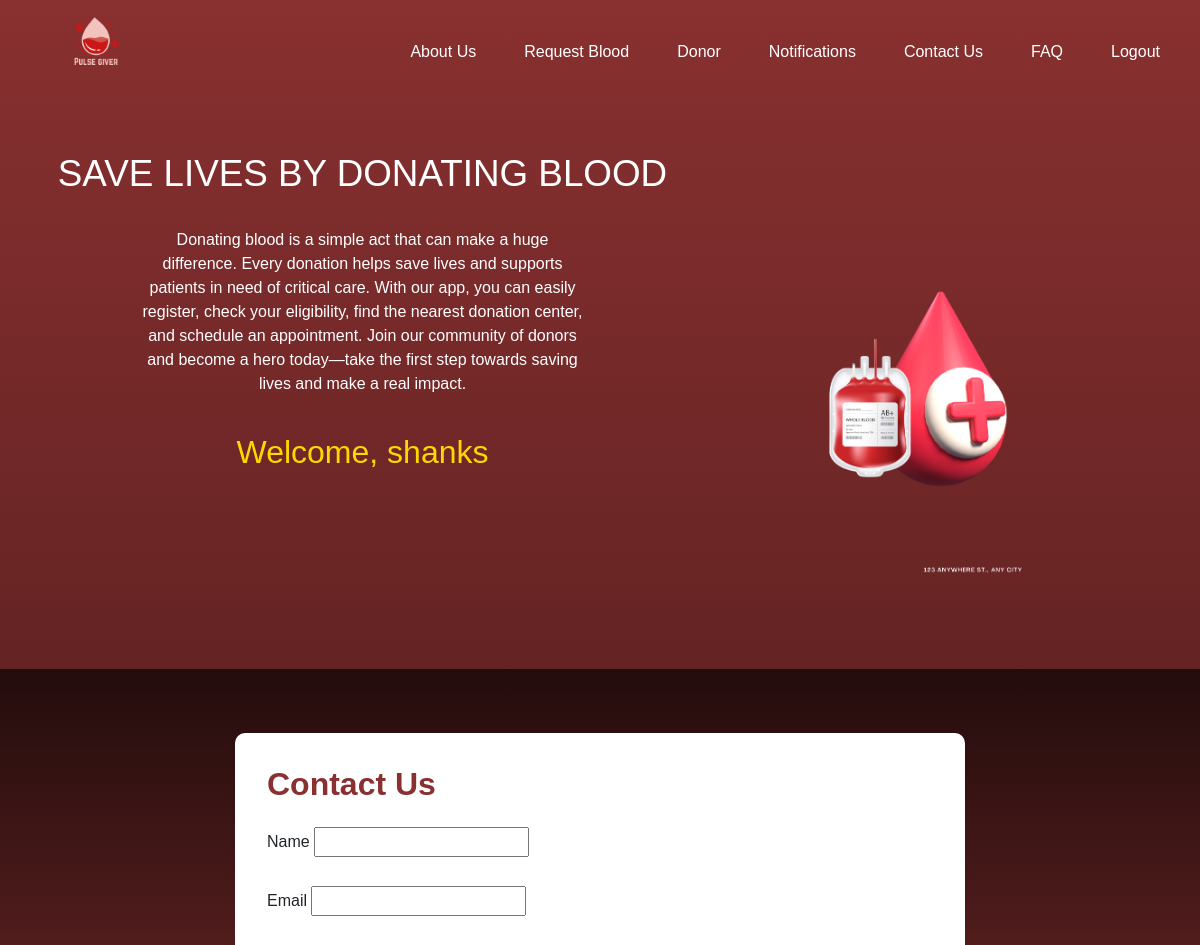
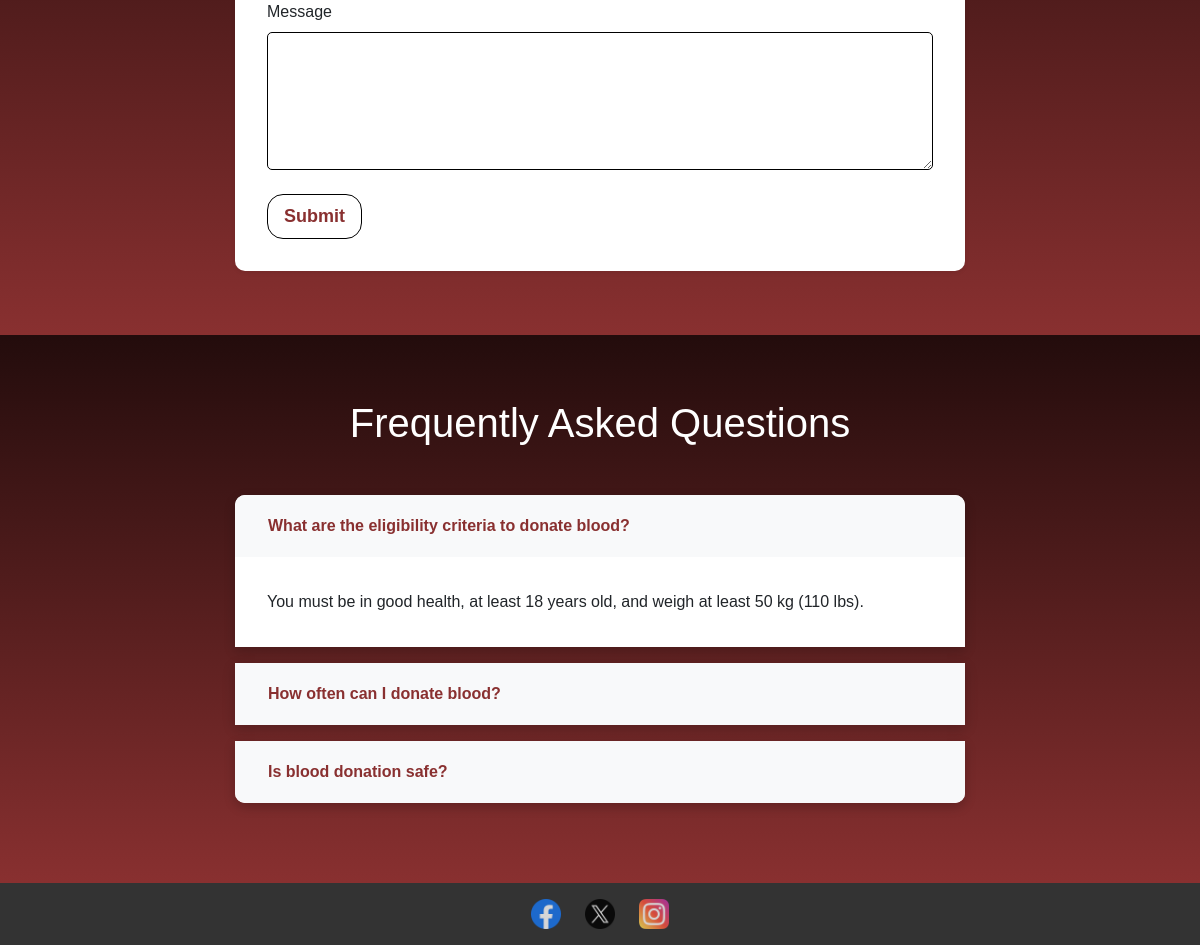
Page / (signed in) on the committed database (2 pictures, top to bottom).
### donation/models.py (models this page shows, shortened)
class CustomUser(AbstractBaseUser, PermissionsMixin):
    username = models.CharField(max_length=150, unique=True)
    email = models.EmailField(unique=True)
    phone = models.CharField(max_length=20, unique=True)
    date_joined = models.DateTimeField(auto_now_add=True)
    is_active = models.BooleanField(default=True)
    is_staff = models.BooleanField(default=False)
    objects = CustomUserManager()
    USERNAME_FIELD = 'email'
    REQUIRED_FIELDS = ['username', 'phone']

class FAQ(models.Model):
    question = models.CharField(max_length=255)
    answer = models.TextField()

### donation/views.py (the view)
# urls.py: 2. Add a URL to urlpatterns:  path('', views.home, name='home')
def home(request):
    success_message = None
    if request.method == 'POST':
        form = ContactForm(request.POST)
        if form.is_valid():
            form.save()
            success_message = "Your message has been successfully submitted. We will get back to you shortly."
            form = ContactForm()  # Reset the form after successful submission
    else:
        form = ContactForm()
    faqs = FAQ.objects.all()
    context = {
        'form': form,
        'success_message': success_message,
        'faqs': faqs,  # Pass the FAQs to the context
    }
    return render(request, 'donation/home.html', context)

### donation/forms.py
class ContactForm(forms.ModelForm):
    class Meta:
        model = ContactMessage
        fields = ['name', 'email', 'message']

### templates/donation/home.html (shortened to what this page needs)
{% extends 'base.html' %}
{% load static %}
{% block content %}
<main class="main-section">
    <div class="container">
        <div class="row custom-row h-100 custom-row" >
            <div class="col-lg-7 col-md-7 col-xl-7 col-xxl-7 text-center">
                <h1>SAVE LIVES BY DONATING BLOOD</h1>
                <p>Donating blood is a simple act that can make a huge difference. Every donation helps save lives and supports patients in need of critical care. With our app, you can easily register, check your eligibility, find the nearest donation center, and schedule an appointment. Join our community of donors and become a hero today—take the first step towards saving lives and make a real impact.</p>
                {% if user.is_authenticated %}
                    <p class="text-white welcome-username">Welcome, {{ user.username }}</p>
                {% else %}
                    <a class="btn  btn-lg main-btn" href="{% url 'signup' %}">Sign Up</a>
                {% endif %}
            </div>
            <div class="col-lg-5 col-md-5 col-xl-5 col-xxl-5 text-center ">
                <img src="{% static 'donation/img/homepageImg.png' %}" alt="Blood Bag" class="homeImg img-fluid">
            </div>
        </div>
    </div>
</main>
<section class="section-contact">
    <div class="container">
        <div class="row justify-content-center">
            <div class="col-lg-8">
                <div class="card shadow-sm">
                    <div class="card-body">
                        <h2 class="card-title mb-4">Contact Us</h2>
                        <form method="post" action="{% url 'home' %}" class="contact-form">
                            <div class="form-group">
                                <label for="id_name">Name</label>
                                {{ form.name }}
                            </div>
                            <div class="form-group">
                                <label for="id_email">Email</label>
                                {{ form.email }}
                            </div>
                            <div class="form-group">
                                <label for="id_message" class="message-box-label">Message</label>
                                <textarea class="form-control message-box" id="id_message" name="message" rows="5" required></textarea>
                            </div>
                            <button type="submit" class="btn login-btn1">Submit</button>
                        </form>
                    </div>
                </div>
            </div>
        </div>
    </div>
</section>
<section class="section-faq">
    <div class="container">
        <div class="row justify-content-center">
            <div class="col-lg-8">
                <h1 class="text-white text-center mb-5">Frequently Asked Questions</h1>
                <div class="accordion" id="faqAccordion">
                    {% for faq in faqs %}
                    <div class="card">
                        <div class="card-header" id="faqHeading{{ forloop.counter }}">
                            <h5 class="mb-0">
                                <button class="btn btn-link" type="button" data-toggle="collapse"
                                        data-target="#faqCollapse{{ forloop.counter }}" aria-expanded="false"
                                        aria-controls="faqCollapse{{ forloop.counter }}">
                                    {{ faq.question }}
                                </button>
                            </h5>
                        </div>
                        <div id="faqCollapse{{ forloop.counter }}" class="collapse{% if forloop.first %} show{% endif %}" aria-labelledby="faqHeading{{ forloop.counter }}"
                             data-parent="#faqAccordion">
                            <div class="card-body">
                                {{ faq.answer }}
                            </div>
                        </div>
                    </div>
                    {% endfor %}
                </div>
            </div>
        </div>
    </div>
</section>
{% endblock %}

### templates/donation/home.html (style rules this page uses)
body, html { margin: 0; padding: 0; height: 100%; background: linear-gradient(180deg, #893030 0%, #230C0C 100%); font-family: 'Khula', sans-serif; }
.main-section { padding: 4rem 0; }
.main-section h1 { font-size: 2.3rem; margin-bottom: 2rem; color: white; }
.main-section p { color: white; max-width: 70%; margin: 0 auto 2rem; }
.homeImg { max-width: 20rem; height: auto; }
.welcome-username { color: gold !important; font-size: 2rem !important; }
.section-contact { padding: 4rem 0; background: linear-gradient(180deg, #230C0C 0%, #893030 100%); }
.card { border: none; border-radius: 10px; box-shadow: 0 4px 12px rgba(0, 0, 0, 0.2); transition: box-shadow 0.3s ease-in-out; }
.card-body { padding: 2rem; }
.card-title { color: #893030; font-weight: bold; }
.contact-form .form-group { margin-bottom: 1.5rem; }
.contact-form .form-control { border-radius: 5px; padding: 0.5rem; }
.section-faq { padding: 4rem 0; background: linear-gradient(180deg, #230C0C 0%, #893030 100%); }
.accordion .card { border: none; border-radius: 10px; margin-bottom: 1rem; }
.accordion .card-header { background-color: #f8f9fa; border-bottom: 1px solid #dee2e6; }
.accordion .btn-link { color: #893030; font-weight: bold; text-decoration: none; width: 100%; text-align: left; }
.accordion .card-body { background-color: #ffffff; font-size: 1rem; line-height: 1.6; }
.accordion .card-header h5 { margin: 0; }

### templates/base.html (style rules this page uses)
body, html { margin: 0; padding: 0; height: 100%; background: linear-gradient(180deg, #893030 0%, #230C0C 100%); font-family: 'Khula', sans-serif; }
.form-control { border: 1px solid black; border-radius: 1rem; background-color: white; color: black; }
.login-btn1 { border: 1px solid black; border-radius: 1rem; padding:0.5rem 1rem; background-color: white; color: #893030; font-size: 18px; font-weight: bold; }

### rows in the picture
CustomUser: username "shanks"
FAQ: question "What are the eligibility criteria to donate blood?", answer "You must be in good health, at least 18 years old, and weigh at least 50 kg (110 lbs)."
FAQ: question "How often can I donate blood?"
FAQ: question "Is blood donation safe?"
